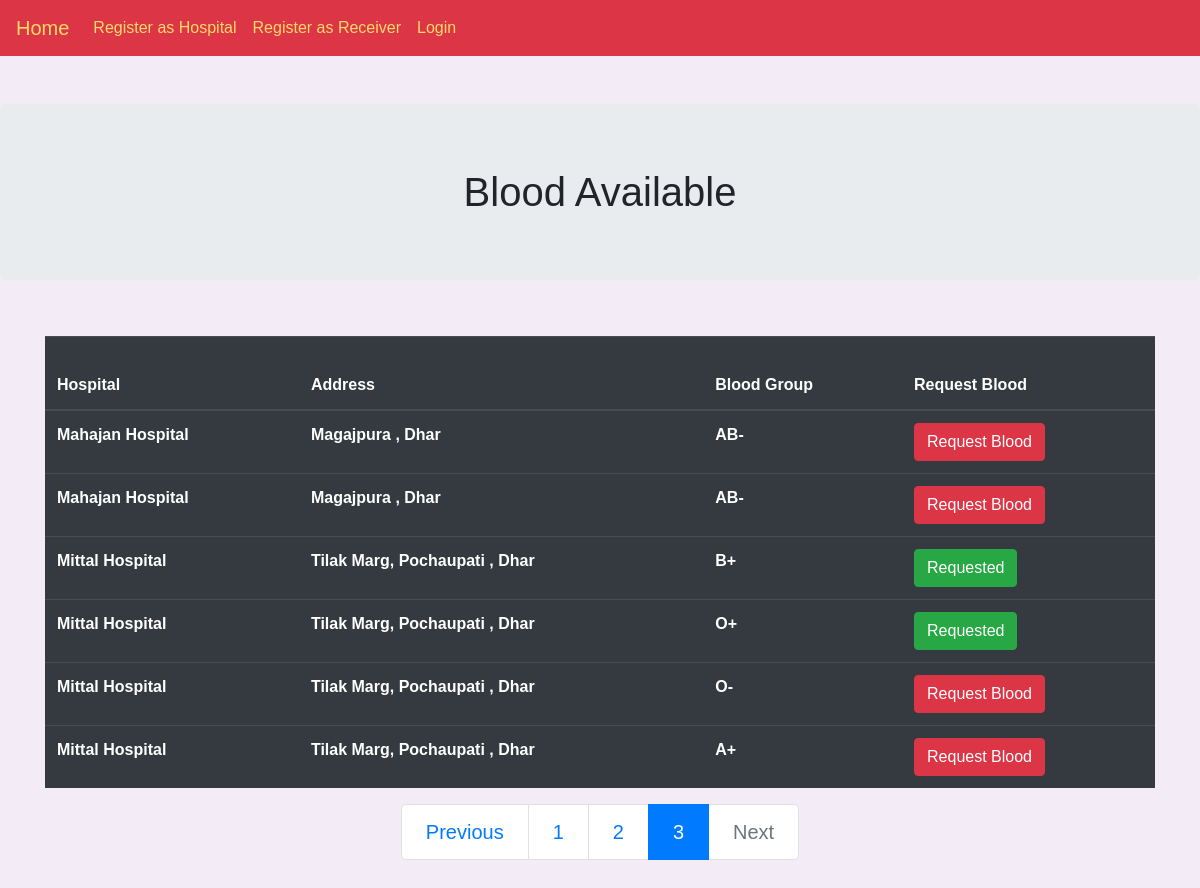
/?page=3, run on the app's committed database.
### bank/models.py (models this page shows, shortened)
class Hospital(models.Model):
	user = models.ForeignKey(User, on_delete = models.CASCADE)
	name = models.CharField(max_length = 200)
	street = models.CharField(max_length = 300)
	city = models.CharField(max_length=100)
	pin = models.PositiveIntegerField()
	blood_group = models.ForeignKey(Blood,on_delete = models.PROTECT, blank=True,null=True)
	is_hospital = models.BooleanField(default = True)
	is_requested = models.BooleanField(default = False)
	def set_request_to_true(self):
		return reverse('send-request', kwargs={
                    'pk':self.pk
        })

class Blood(models.Model):
	blood_group = models.CharField(choices = BLOOD_GROUP,max_length= 20)
	def __str__(self):
		return self.blood_group

### bank/views.py (the view)
# urls.py: path("",views.home, name="home"),
def home(request):
    if request.user.is_authenticated:
        if Hospital.objects.filter(user = request.user):
            hospitals = Hospital.objects.filter(user = request.user)
            current_hospital = Hospital.objects.filter(user = request.user)[0]
            hospital_requests = Request.objects.filter(hospital__id__in = Hospital.objects.filter(name = current_hospital.name))
            return render(request, "hospital_home.html", {"hospital_requests" : hospital_requests, "hospitals"  : hospitals})
        else:
            requests = []
            blood_details = Hospital.objects.all().order_by("name")
            if Receiver.objects.filter(user = request.user):
                receiver = Receiver.objects.get(user = request.user)
                requests = Request.objects.filter(receiver = receiver)
            if blood_details:
                page = request.GET.get('page',1)
                paginator = Paginator(blood_details, 10)
                try:
                    bloods = paginator.page(page)
                except PageNotAnInteger:
                    bloods = paginator.page(1)
                except EmptyPage:
                    bloods = paginator.page(paginator.num_pages)
                return render(request, "home.html", {"blood_details" : bloods,"requests" : requests})
            else:
                return HttpResponse("No data available")
    else:
        blood_details = Hospital.objects.all().order_by("name")
        if blood_details:
            page = request.GET.get('page',1)
            paginator = Paginator(blood_details, 10)
            try:
                bloods = paginator.page(page)
            except PageNotAnInteger:
                bloods = paginator.page(1)
            except EmptyPage:
                users = paginator.page(paginator.num_pages)
            context = {'blood_details' : bloods}
            return render(request,'home.html',context)
        else:
            return HttpResponse("No data available")

### bank/templates/home.html (shortened to what this page needs)
{% load static %}
<!DOCTYPE html>
<html>
<head>
	<link rel="stylesheet" href="https://cdn.jsdelivr.net/npm/bootstrap@4.5.3/dist/css/bootstrap.min.css">
<link rel="stylesheet" type="text/css" href="{% static 'css/main.css' %}">
</head>
<body>
<nav style="color:white" style="" class="navbar navbar-expand-lg navbar-dark bg-danger">
  <a style="color:#feda6a" class="navbar-brand" href="/"> <span style="color:#feda6a">Home</span> </a>
  <div class="collapse navbar-collapse" id="navbarTogglerDemo03">
    <ul class="navbar-nav mr-auto mt-2 mt-lg-0">
      {% if user.is_authenticated %}
      <li  class="nav-item">
        <a class="nav-link " href=""><span style="color:#feda6a">Hey, <b>{{user.username}}</b> </span></a>
      </li>
      {% else %}
      <li class="nav-item">
        <a style="color:#feda6a;" class="nav-link" href="hospital-registration">Register as Hospital</a>
      </li>
      <li class="nav-item">
        <a style="color:#feda6a" class="nav-link " href="receiver-registration">Register as Receiver</a>
      </li>
      <li class="nav-item">
        <a style="color:#feda6a" class="nav-link " href="login">Login</a>
      </li>
      {% endif %}
    </ul>
  </div>
</nav>
<br>
<br>
<h1 class="jumbotron" align="center">Blood Available</h1>
<br>
<div class="container">
<table id ="table" class="table table-dark container">
  <thead>
    <tr>
      <th scope="col"><br>Hospital</br></th>
      <th scope="col">Address</th>
      <th scope="col">Blood Group</th>
      <th scope="col">Request Blood</th>
    </tr>
  </thead>
  <tbody>
    {% if blood_details %}
      {% for hospital in blood_details %}
      {% if hospital.is_hospital  and hospital.blood_group != None and hospital.blood_group is not NULL %}
        <tr>
      <th scope="col">{{hospital.name}}</th>
      <th scope="col">{{hospital.street}} , {{hospital.city}}</th>
      <th scope="col">{{hospital.blood_group}}</th>
      {% if hospital.is_requested == True %}
        <th scope="col"><button class="btn btn-success">Requested</button></th>
      {% else %}
        <th scope="col"><a type="submit"  class="btn btn-danger" href= "{{ hospital.set_request_to_true }}" >Request Blood</a></th>
      {% endif %}
    </tr>
      {% endif %}
  	{% endfor %}
    {% endif %}
  </tbody>
</table>
<div  id ="page " align="center">
{% if blood_details.has_other_pages %}
  <ul class="pagination pagination-lg justify-content-center">
    {% if blood_details.has_previous %}
      <li class="page-item"><a class="page-link" href="?page={{ blood_details.previous_page_number }}">Previous</a></li>
    {% else %}
      <li class=" page-item disabled"><a class="page-link">Previous</a></li>
    {% endif %}
    {% for i in blood_details.paginator.page_range %}
      {% if blood_details.number == i %} <li class="page-item active">
      <a class="page-link" href="#">{{i}} <span class="sr-only">(current)</span></a>
    </li>
      {% else %}
        <li class="page-item"><a class="page-link" href="?page={{ i }}">{{ i }}</a></li>
      {% endif %}
    {% endfor %}
    {% if blood_details.has_next %}
      <li class="page-item"><a class="page-link" href="?page={{ blood_details.next_page_number }}">Next</a></li>
    {% else %}
      <li class="page-item disabled"><a class="page-link">Next</a></li>
    {% endif %}
  </ul>
{% endif %}
</div>
<br><br>
</div>
</body>
</html>

### static/css/main.css (style rules this page uses)
body { background-color: #f3ebf6; font-family: "Ubuntu", sans-serif; }

### data on the page
Hospital: name "Mahajan Hospital", street "Magajpura", city "Dhar", blood_group "AB-"
Hospital: name "Mahajan Hospital", street "Magajpura", city "Dhar", blood_group "AB-"
Hospital: name "Mittal Hospital", street "Tilak Marg, Pochaupati", city "Dhar", blood_group "B+", is_requested "Requested"
Hospital: name "Mittal Hospital", street "Tilak Marg, Pochaupati", city "Dhar", blood_group "O+", is_requested "Requested"
Hospital: name "Mittal Hospital", street "Tilak Marg, Pochaupati", city "Dhar", blood_group "O-"
Hospital: name "Mittal Hospital", street "Tilak Marg, Pochaupati", city "Dhar", blood_group "A+"

### other printed values
{{ i }} "1" "2"
{{ i }} "3"
